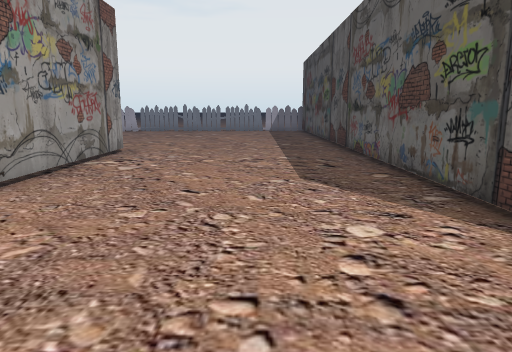
[1] (above)

22 first-person views from a walk through a Unity game level. The camera is 1.2 m above the floor, tilts 10° down and sees 70° across. The floor is counted in squares, 1 m on a side. Each view is taken from the middle of a square. On the plan, view 1 faces up. The plan holds only what a view shows up to about 15 squares ahead; the rest is blank. The place goes on beyond the plan. The player character is not drawn. Some surface patterns are stand-ins.

[2]
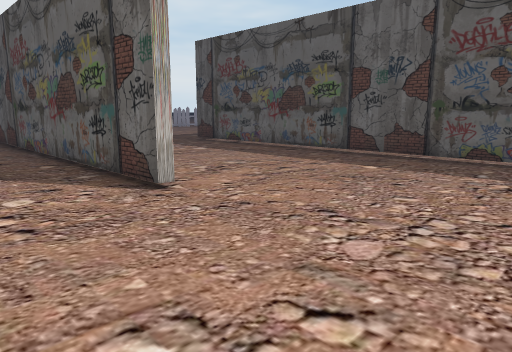

[3]
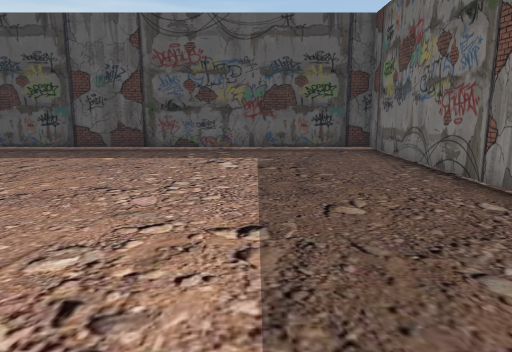

[4]
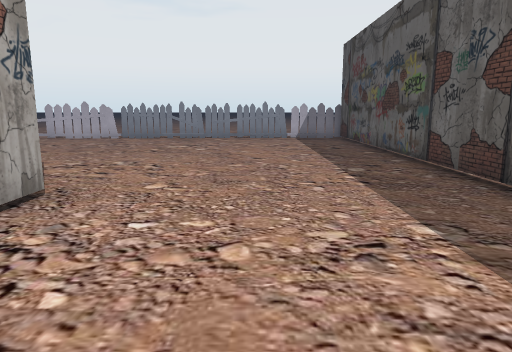

[5]
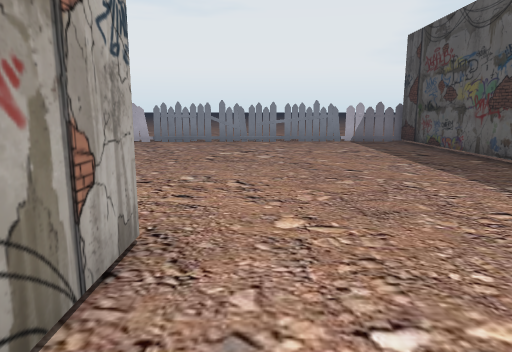

[6]
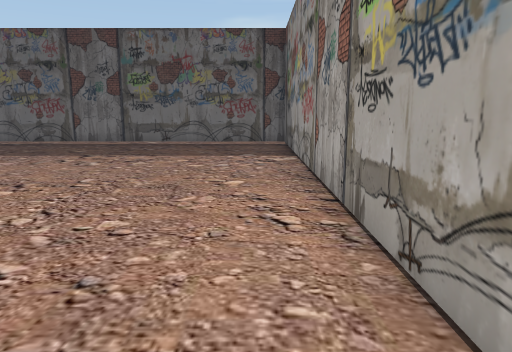

[7]
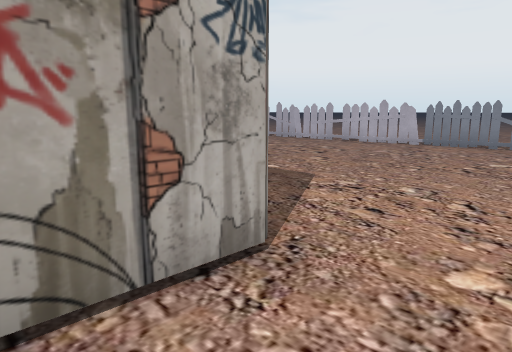

[8]
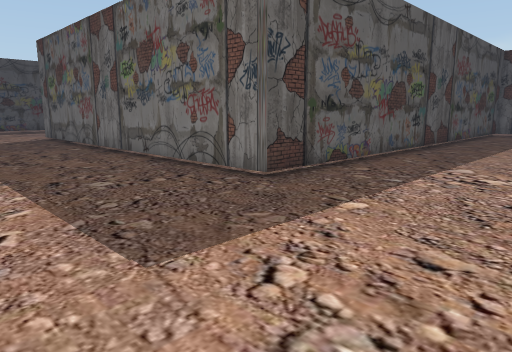

[9]
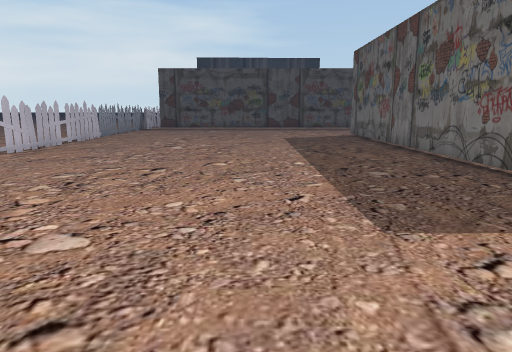

[10]
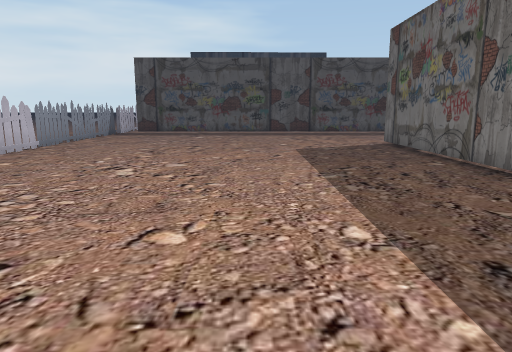

[11]
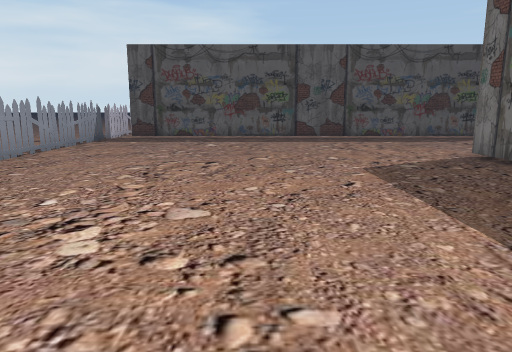

[12]
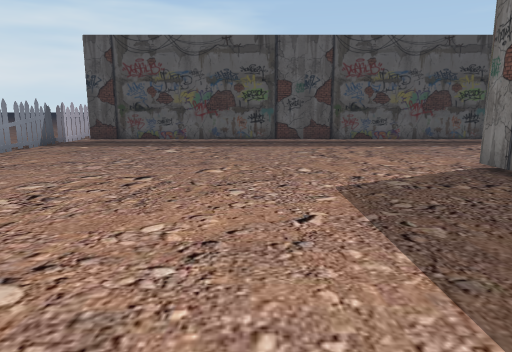

[13]
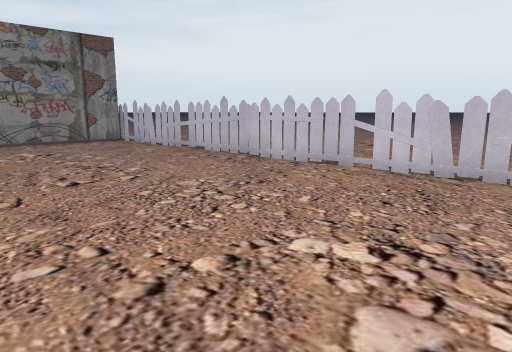

[14]
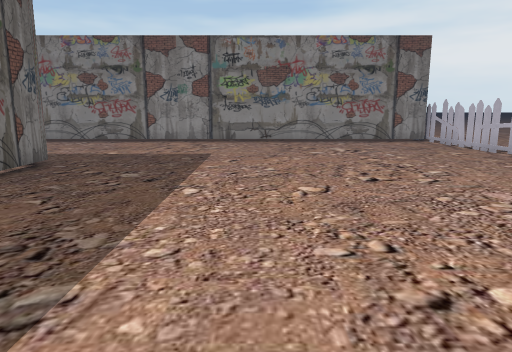

[15]
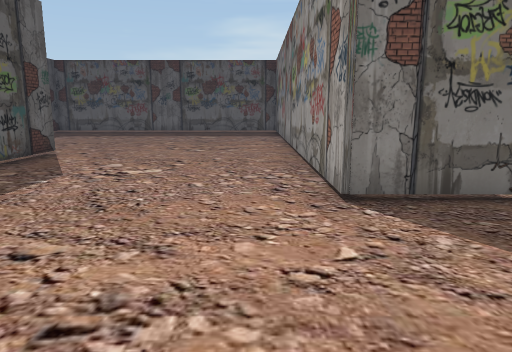

[16]
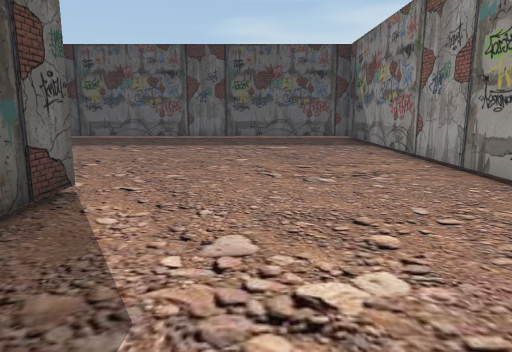

[17]
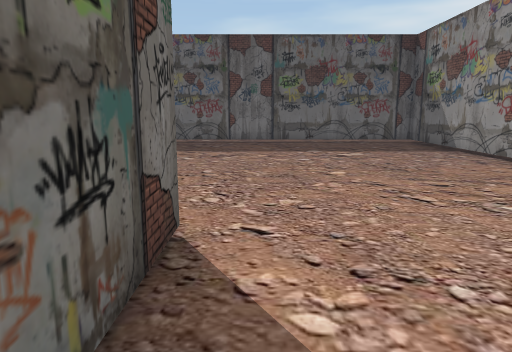

[18]
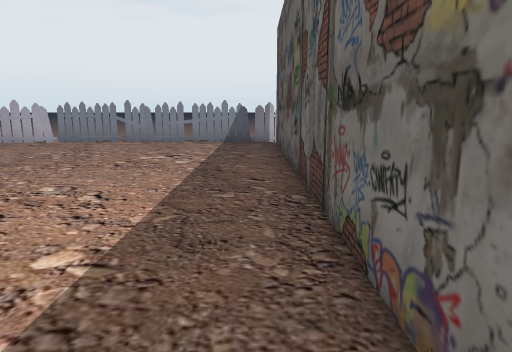

[19]
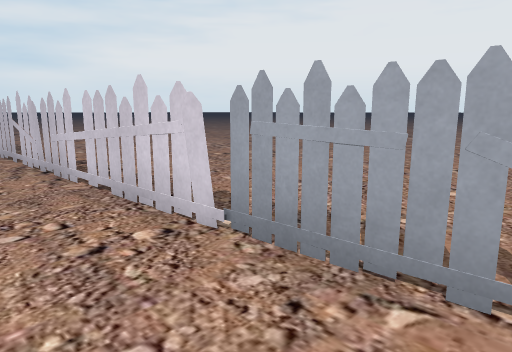

[20]
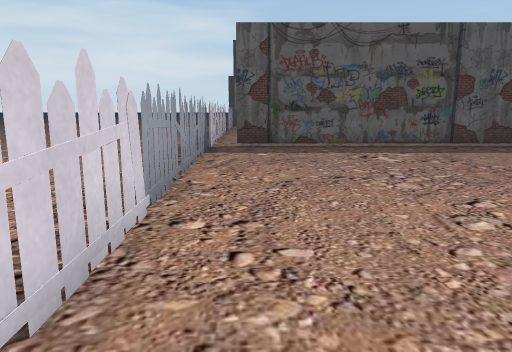

[21]
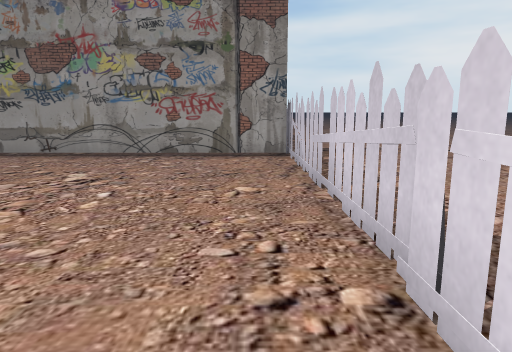

[22]
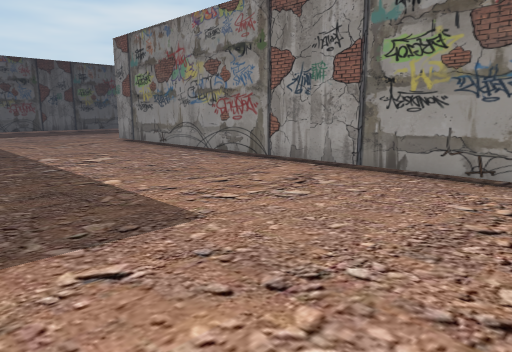

### Floor plan
Points are (right, up) in squares from view 1. A wall is a line through its corners. A room is listed if a view was taken in it or the views show most of it. See-through windows are left out.
Room 1 (views 1, 2, 3, 4, 5, 6, 7, 8, 9, 10, 11, 12, 13, 14, 15, 16, 17, 18, 19, 20, 21, 22)
walls: (11, 22.9) (10.4, 23.1); (3.2, 3) (2.9, 3) (2.9, 22.9); (3.1, 22.9) (3.1, 3.2); (-4.1, 11.2) (-4.1, -5.6) (9.6, -5.6) (9.6, 11.2) (22.8, 11.2) (22.8, -5.6) (30.5, -5.6); (21.3, 23.3) (0.5, 22.8); (29.8, 5.5) (29.8, 22.8); (-7.5, 22.6) (-9.6, 22.5); (30.4, 23.5) (28.8, 23.4)
ways out: gap at (4, 23); gap at (8, 23); gap at (14, 23); gap at (21, 24); gap at (29, 24)
objects: other object (-7, 23) to (0, 23); other object (22, 23) to (28, 24)

Where each view was taken, in squares from view 1:
view 1: 0 up, 0 right, facing up
view 2: 2 down, 0 right, facing up-right
view 3: 2 down, 2 left, facing right
view 4: 6 up, 1 left, facing up
view 5: 8 up, 3 left, facing up
view 6: 8 up, 3 left, facing down
view 7: 9 up, 2 left, facing up-left
view 8: 16 up, 5 right, facing down-right
view 9: 16 up, 4 right, facing right
view 10: 16 up, 9 right, facing right
view 11: 17 up, 13 right, facing right
view 12: 16 up, 15 right, facing right
view 13: 16 up, 18 right, facing up-left
view 14: 16 up, 18 right, facing left
view 15: 16 up, 24 right, facing down
view 16: 11 up, 27 right, facing down
view 17: 9 up, 29 right, facing down
view 18: 9 up, 29 right, facing up
view 19: 21 up, 24 right, facing up-left
view 20: 22 up, 17 right, facing right
view 21: 22 up, 13 right, facing left
view 22: 18 up, 10 right, facing down-left
